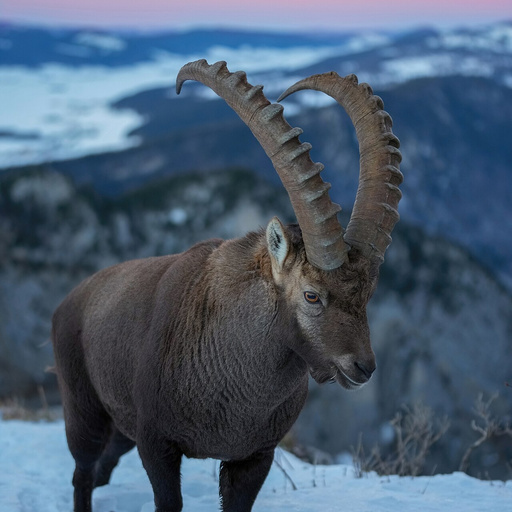
#> input picture paper1_dataset/images_natural_512/natural_animal_04b0165e2a020013.jpg, 512 x 512 px, given in place of 362e339810cd4755b04e409d4ff15fd7.png, which was not available
$ python make_watermark_visuals.py
#> lines starting #> are read from the running program, lines starting #| are printed output that depends on the picture
#!/usr/bin/env python3
"""Create visual comparisons for watermarked images."""

from __future__ import annotations

import csv
from pathlib import Path

import matplotlib.pyplot as plt
import numpy as np
from matplotlib.patches import Rectangle
from PIL import Image


SCRIPT_DIR = Path(__file__).resolve().parent
DATASET_DIR = SCRIPT_DIR.parent / "paper1_dataset"
RESULTS = SCRIPT_DIR / "results_full"
OUT_DIR = RESULTS / "visual_examples"


def load_csv(path):
    with path.open("r", encoding="utf-8-sig", newline="") as f:
#> (reads paper1_model/results_full_capture_scan/quality_metrics.csv from the repository)
        return list(csv.DictReader(f))


def main(sample_count: int = 4):
    OUT_DIR.mkdir(parents=True, exist_ok=True)
    quality_rows = load_csv(RESULTS / "quality_metrics.csv")
    metadata_rows = {
        row["generation_id"]: row
        for row in load_csv(DATASET_DIR / "metadata_all.csv")
    }
#> (reads paper1_dataset/metadata_all.csv from the repository)
    selected = quality_rows[:sample_count]

    columns = 5
    fig, axes = plt.subplots(
        sample_count, columns, figsize=(18, 3.4 * sample_count)
    )
    if sample_count == 1:
        axes = np.array([axes])

    for row_index, quality in enumerate(selected):
        generation_id = quality["generation_id"]
        metadata = metadata_rows[generation_id]
        original = np.asarray(
            Image.open(DATASET_DIR / metadata["relative_path"]).convert("RGB")
        )
#> original is the input picture: shape (512, 512, 3); mean R, G, B 74.3, 92.8, 112.6
        watermarked = np.asarray(
            Image.open(quality["watermarked_path"]).convert("RGB")
        )
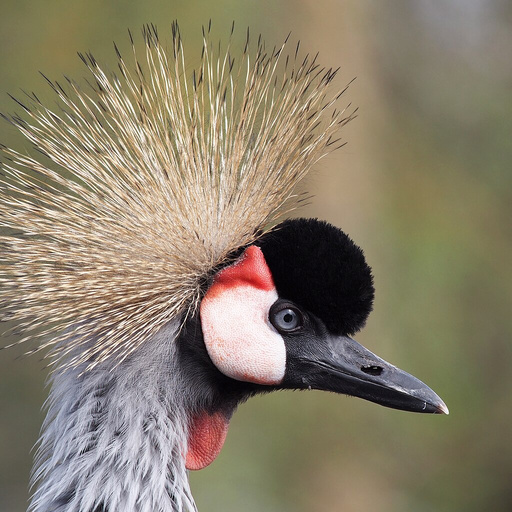
#> input picture paper1_dataset/images_natural_512/natural_animal_2a636668c21e28d3.jpg, 512 x 512 px, given in place of 362e339810cd4755b04e409d4ff15fd7.png, which was not available
#> watermarked is the input picture: shape (512, 512, 3); mean R, G, B 137.5, 127.4, 107.1
        raw_difference = np.abs(
            original.astype(np.int16) - watermarked.astype(np.int16)
        )
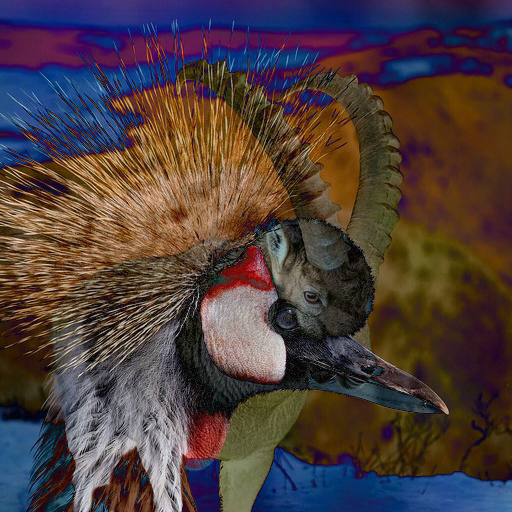
#> raw_difference: shape (512, 512, 3) int16; mean R, G, B 77.9, 62.5, 61.8
        difference = np.clip(
            raw_difference * 20,
            0,
            255,
        ).astype(np.uint8)
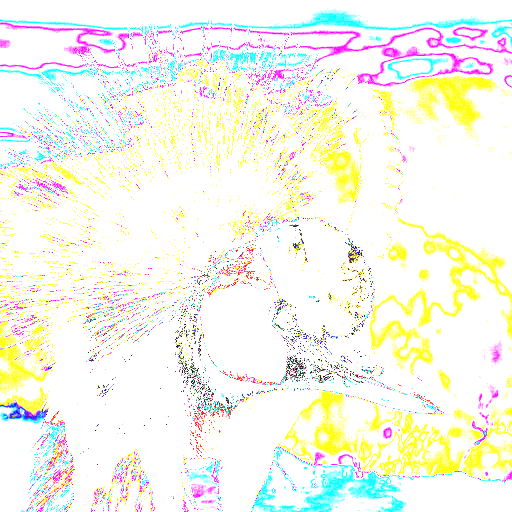
#> difference: shape (512, 512, 3); mean R, G, B 246.6, 246.4, 235.2

        crop_size = 64
        gray_difference = raw_difference.mean(axis=2)
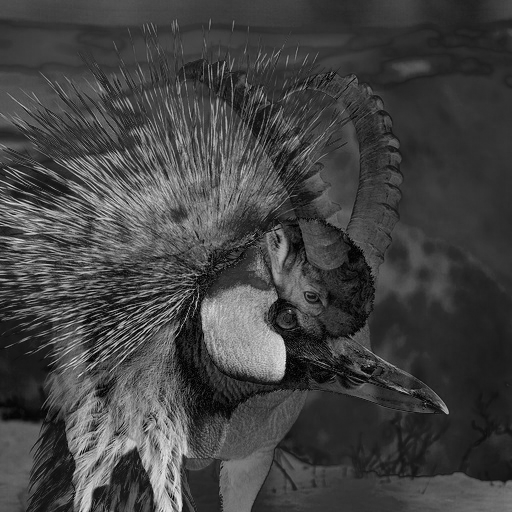
#> gray_difference: shape (512, 512) float64; min 0, max 236.3, mean 67.4
        best_score = -1.0
        best_top = 0
        best_left = 0
        for top in range(0, original.shape[0] - crop_size + 1, 16):
            for left in range(0, original.shape[1] - crop_size + 1, 16):
                score = gray_difference[
                    top : top + crop_size, left : left + crop_size
                ].mean()
                if score > best_score:
                    best_score = score
                    best_top = top
                    best_left = left
#> after the loop, best_left = 208; best_score = 151; best_top = 304

        zoom_watermarked = np.asarray(
            Image.fromarray(
                watermarked[
                    best_top : best_top + crop_size,
                    best_left : best_left + crop_size,
                ]
            ).resize((256, 256), Image.Resampling.NEAREST)
        )
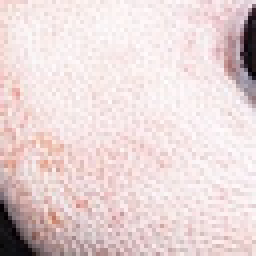
#> zoom_watermarked: shape (256, 256, 3); mean R, G, B 231.7, 214.1, 214.2
        zoom_difference = np.asarray(
            Image.fromarray(
                difference[
                    best_top : best_top + crop_size,
                    best_left : best_left + crop_size,
                ]
            ).resize((256, 256), Image.Resampling.NEAREST)
        )
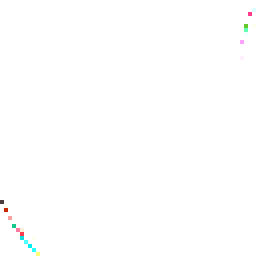
#> zoom_difference: shape (256, 256, 3); mean R, G, B 254.6, 254.7, 254.6

        panels = [
            (original, "Original"),
            (watermarked, "Watermarked"),
            (difference, "Difference x20"),
            (zoom_watermarked, "Watermarked zoom x10"),
            (zoom_difference, "Difference zoom x10"),
        ]
        for col, (image, title) in enumerate(panels):
            axes[row_index, col].imshow(image)
            if row_index == 0:
                axes[row_index, col].set_title(title)
            axes[row_index, col].axis("off")
#> this loop made 5 passes
#> title on passes 1 to 5: 'Original', 'Watermarked', 'Difference x20', 'Watermarked zoom x10', 'Difference zoom x10'

        axes[row_index, 2].add_patch(
            Rectangle(
                (best_left, best_top),
                crop_size,
                crop_size,
                fill=False,
                edgecolor="red",
                linewidth=1.8,
            )
        )
        axes[row_index, 0].set_ylabel(
            f"PSNR {float(quality['psnr']):.2f} dB\nSSIM {float(quality['ssim']):.4f}",
            rotation=0,
            labelpad=38,
            va="center",
        )

        if row_index == 0:
            Image.fromarray(watermarked).save(OUT_DIR / "watermarked_example.png")
            Image.fromarray(difference).save(OUT_DIR / "difference_x20.png")
            Image.fromarray(original).save(OUT_DIR / "original_example.png")
            Image.fromarray(zoom_watermarked).save(
                OUT_DIR / "watermarked_zoom_x10.png"
            )
            Image.fromarray(zoom_difference).save(
                OUT_DIR / "difference_zoom_x10.png"
            )

    fig.tight_layout()
    output = OUT_DIR / "watermark_comparison.png"
    fig.savefig(output, dpi=220)
    plt.close(fig)
    print(output)


if __name__ == "__main__":
#> (the run stopped early here; a loop or call above may not have finished)
